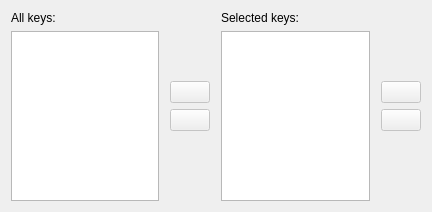
<?xml version="1.0" encoding="UTF-8"?>
<ui version="4.0">
 <class>MenuToolTipSettings</class>
 <widget class="QWidget" name="MenuToolTipSettings">
  <property name="geometry">
   <rect>
    <x>0</x>
    <y>0</y>
    <width>432</width>
    <height>212</height>
   </rect>
  </property>
  <property name="windowTitle">
   <string>Form</string>
  </property>
  <layout class="QGridLayout" name="gridLayout">
   <item row="0" column="0">
    <layout class="QVBoxLayout" name="verticalLayout">
     <item>
      <widget class="QLabel" name="allKeysLabel">
       <property name="text">
        <string>All keys:</string>
       </property>
      </widget>
     </item>
     <item>
      <widget class="QListWidget" name="allOptionsListWidget"/>
     </item>
    </layout>
   </item>
   <item row="0" column="1">
    <layout class="QVBoxLayout" name="verticalLayout_5">
     <item>
      <spacer name="verticalSpacer">
       <property name="orientation">
        <enum>Qt::Vertical</enum>
       </property>
       <property name="sizeHint" stdset="0">
        <size>
         <width>20</width>
         <height>68</height>
        </size>
       </property>
      </spacer>
     </item>
     <item>
      <layout class="QHBoxLayout" name="horizontalLayout">
       <item>
        <spacer name="horizontalSpacer">
         <property name="orientation">
          <enum>Qt::Horizontal</enum>
         </property>
         <property name="sizeType">
          <enum>QSizePolicy::Fixed</enum>
         </property>
         <property name="sizeHint" stdset="0">
          <size>
           <width>5</width>
           <height>20</height>
          </size>
         </property>
        </spacer>
       </item>
       <item>
        <layout class="QVBoxLayout" name="verticalLayout_3">
         <item>
          <widget class="QPushButton" name="includePushButton">
           <property name="enabled">
            <bool>false</bool>
           </property>
           <property name="text">
            <string/>
           </property>
           <property name="icon">
            <iconset>
             <normaloff>icons/right-16.png</normaloff>icons/right-16.png</iconset>
           </property>
           <property name="iconSize">
            <size>
             <width>16</width>
             <height>16</height>
            </size>
           </property>
          </widget>
         </item>
         <item>
          <widget class="QPushButton" name="excludePushButton">
           <property name="enabled">
            <bool>false</bool>
           </property>
           <property name="text">
            <string/>
           </property>
           <property name="icon">
            <iconset>
             <normaloff>icons/left-16.png</normaloff>icons/left-16.png</iconset>
           </property>
          </widget>
         </item>
        </layout>
       </item>
       <item>
        <spacer name="horizontalSpacer_2">
         <property name="orientation">
          <enum>Qt::Horizontal</enum>
         </property>
         <property name="sizeType">
          <enum>QSizePolicy::Fixed</enum>
         </property>
         <property name="sizeHint" stdset="0">
          <size>
           <width>5</width>
           <height>20</height>
          </size>
         </property>
        </spacer>
       </item>
      </layout>
     </item>
     <item>
      <spacer name="verticalSpacer_2">
       <property name="orientation">
        <enum>Qt::Vertical</enum>
       </property>
       <property name="sizeHint" stdset="0">
        <size>
         <width>20</width>
         <height>68</height>
        </size>
       </property>
      </spacer>
     </item>
    </layout>
   </item>
   <item row="0" column="2">
    <layout class="QVBoxLayout" name="verticalLayout_2">
     <item>
      <widget class="QLabel" name="selectedOptionsLabel">
       <property name="text">
        <string>Selected keys:</string>
       </property>
      </widget>
     </item>
     <item>
      <widget class="QListWidget" name="selectedOptionsListWidget"/>
     </item>
    </layout>
   </item>
   <item row="0" column="3">
    <layout class="QVBoxLayout" name="verticalLayout_6">
     <item>
      <spacer name="verticalSpacer_3">
       <property name="orientation">
        <enum>Qt::Vertical</enum>
       </property>
       <property name="sizeHint" stdset="0">
        <size>
         <width>20</width>
         <height>68</height>
        </size>
       </property>
      </spacer>
     </item>
     <item>
      <layout class="QHBoxLayout" name="horizontalLayout_2">
       <item>
        <spacer name="horizontalSpacer_3">
         <property name="orientation">
          <enum>Qt::Horizontal</enum>
         </property>
         <property name="sizeType">
          <enum>QSizePolicy::Fixed</enum>
         </property>
         <property name="sizeHint" stdset="0">
          <size>
           <width>5</width>
           <height>20</height>
          </size>
         </property>
        </spacer>
       </item>
       <item>
        <layout class="QVBoxLayout" name="verticalLayout_4">
         <item>
          <widget class="QPushButton" name="upPushButton">
           <property name="enabled">
            <bool>false</bool>
           </property>
           <property name="text">
            <string/>
           </property>
           <property name="icon">
            <iconset>
             <normaloff>icons/up-16.png</normaloff>icons/up-16.png</iconset>
           </property>
          </widget>
         </item>
         <item>
          <widget class="QPushButton" name="downPushButton">
           <property name="enabled">
            <bool>false</bool>
           </property>
           <property name="text">
            <string/>
           </property>
           <property name="icon">
            <iconset>
             <normaloff>icons/down-16.png</normaloff>icons/down-16.png</iconset>
           </property>
          </widget>
         </item>
        </layout>
       </item>
      </layout>
     </item>
     <item>
      <spacer name="verticalSpacer_4">
       <property name="orientation">
        <enum>Qt::Vertical</enum>
       </property>
       <property name="sizeHint" stdset="0">
        <size>
         <width>20</width>
         <height>68</height>
        </size>
       </property>
      </spacer>
     </item>
    </layout>
   </item>
  </layout>
 </widget>
 <resources/>
 <connections/>
</ui>
